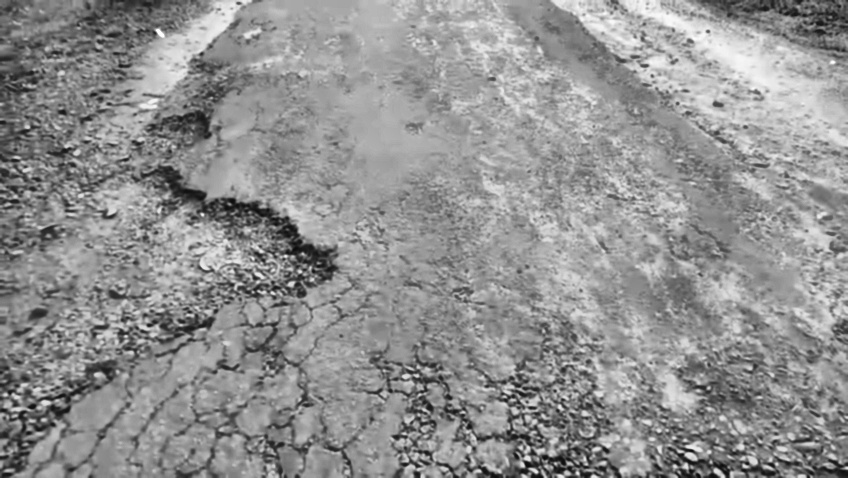
#> input picture Final_Enhanced/frame_100.jpg, 848 x 478 px, given as the content of the folder Frames_EdgeCracks/, which was not available
$ jupyter execute member2_segmentation.ipynb
#> lines starting #> are read from the running program, lines starting #| are printed output that depends on the picture; after the words box and inside, x2 and y2 are one past the last pixel; in counts of white or black regions, pixels touching at a corner belong together; pictures that were not available may be replaced by others from this repository, and a replacement may not be noted
[cell 1]
import cv2
import numpy as np
import matplotlib.pyplot as plt
import os

# Step 1: Set Up Folders

input_folder  = "Final_Enhanced/"
gt_folder     = "GroundTruth_EdgeCracks/"
output_folder = "Member2_Segmentation/"

os.makedirs(output_folder, exist_ok=True)

# Step 2: Read Edge Crack Frame Names

crack_input = "Frames_EdgeCracks/"

all_files = os.listdir(crack_input)

frame_files = []
for f in all_files:
    if f.endswith(".jpg"):
        frame_files.append(f)

# Sort by frame number
frame_files.sort(key=lambda x: int(x.split("_")[1].split(".")[0]))

print("Total edge crack frames found:", len(frame_files))

# Step 3: Check Which Frames Have Ground Truth Masks
# ---------------------------------------------------
# Supports both .jpg and .png ground truth mask files

frames_with_gt = []
for f in frame_files:
    gt_path_jpg = gt_folder + f
    gt_path_png = gt_folder + f.replace(".jpg", ".png")
    if os.path.exists(gt_path_jpg):
        frames_with_gt.append(f)
    elif os.path.exists(gt_path_png):
        frames_with_gt.append(f)

print("\nGT frames found:", frames_with_gt)
print("\nFrames with ground truth masks:", len(frames_with_gt))

if len(frames_with_gt) == 0:
    print("WARNING: No ground truth masks found in", gt_folder)
    for f in os.listdir(gt_folder):
        print("  ->", f)
    for f in frame_files:
        print("  ->", f)

# Step 4: Define Edge Crack Segmentation Function
# --------------------------------------------------------------
# This function takes one frame image and returns a binary mask
# where WHITE = detected edge crack region
#       BLACK = background / non-crack area

def segment_edge_cracks(img):

    H, W = img.shape[:2]

    # Convert to HSV for color-based filtering
    hsv  = cv2.cvtColor(img, cv2.COLOR_BGR2HSV)
    # Convert to grayscale for thresholding
    gray = cv2.cvtColor(img, cv2.COLOR_BGR2GRAY)

    # Focus on left edge zone only — edge cracks appear on left side of road
    left_width = int(W * 0.32)
    left_gray  = gray[:, :left_width]
    left_hsv   = hsv[:, :left_width]

    # Remove grass regions
    # Grass has green hue in HSV color space
    lower_green = np.array([25, 30, 30])
    upper_green = np.array([90, 255, 255])
    grass_mask  = cv2.inRange(left_hsv, lower_green, upper_green)

    # Remove bright sandy/soil off-road areas
    # Sandy areas are bright and have low saturation
    lower_sand  = np.array([0, 0, 180])
    upper_sand  = np.array([30, 50, 255])
    sand_mask   = cv2.inRange(left_hsv, lower_sand, upper_sand)

    # Combine grass and sand into one exclusion mask
    exclude_left = cv2.bitwise_or(grass_mask, sand_mask)

    # Gaussian Blur
    # Reduces road texture noise before thresholding
    blurred = cv2.GaussianBlur(left_gray, (7, 7), 0)

    # Adaptive Gaussian Thresholding
    # blockSize=51, C=10 works consistently across different lighting conditions
    # Detects dark crack regions relative to surrounding area
    binary = cv2.adaptiveThreshold(blurred, 255,
                                   cv2.ADAPTIVE_THRESH_GAUSSIAN_C,
                                   cv2.THRESH_BINARY_INV,
                                   51, 10)

    # Remove grass and sand pixels from the detected binary mask
    binary = cv2.bitwise_and(binary, cv2.bitwise_not(exclude_left))

    # Place left zone result back into full image size canvas
    binary_full = np.zeros((H, W), dtype=np.uint8)
    binary_full[:, :left_width] = binary

    #  Morphological Closing
    # Connects broken crack regions and fills gaps between fragments
    kernel_close = cv2.getStructuringElement(cv2.MORPH_ELLIPSE, (13, 13))
    closed = cv2.morphologyEx(binary_full, cv2.MORPH_CLOSE, kernel_close)

    #  Morphological Opening
    # Removes small noise dots that are not real cracks
    kernel_open = cv2.getStructuringElement(cv2.MORPH_ELLIPSE, (7, 7))
    cleaned = cv2.morphologyEx(closed, cv2.MORPH_OPEN, kernel_open)

    #  Fill Holes Inside Contours
    # Draws filled contours to remove black holes inside detected regions
    contours, _ = cv2.findContours(cleaned, cv2.RETR_EXTERNAL,
                                   cv2.CHAIN_APPROX_SIMPLE)
    filled = np.zeros_like(cleaned)
    for cnt in contours:
        cv2.drawContours(filled, [cnt], -1, 255, -1)

    #  Connected Components Filtering
    # Keep only large connected regions — minimum 800 pixels
    # This removes remaining small false positive dots
    num_labels, labels, stats, _ = cv2.connectedComponentsWithStats(filled)
    final_mask = np.zeros_like(filled)
    min_area   = 800

    for i in range(1, num_labels):
        area = stats[i, cv2.CC_STAT_AREA]
        if area >= min_area:
            final_mask[labels == i] = 255

    return final_mask

# Step 5: Test on First Frame - Check Output Visually

print("\nTesting on first frame...")

test_name = frame_files[0]
test_img  = cv2.imread(crack_input + test_name)
#> test_img is the input picture: shape (478, 848, 3); min 7, max 255, mean 145

if test_img is None:
    print("Could not read the first frame. Check the folder path.")
else:

    # Run each step separately for visualization
    gray = cv2.cvtColor(test_img, cv2.COLOR_BGR2GRAY)
    H, W = test_img.shape[:2]
    left_width = int(W * 0.32)
    left_gray  = gray[:, :left_width]
    blurred    = cv2.GaussianBlur(left_gray, (7, 7), 0)
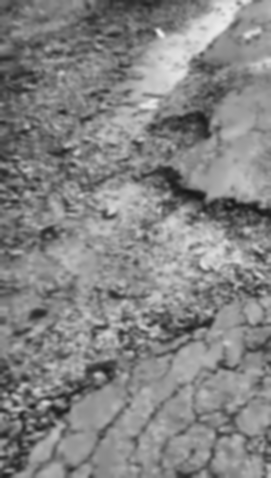
#> blurred: shape (478, 271); min 24, max 239, mean 132.3

    binary_left = cv2.adaptiveThreshold(blurred, 255,
                                        cv2.ADAPTIVE_THRESH_GAUSSIAN_C,
                                        cv2.THRESH_BINARY_INV,
                                        51, 10)
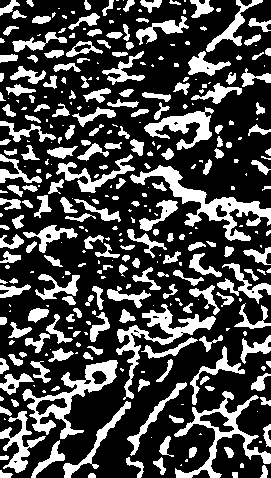
#> binary_left: shape (478, 271); 28.6% white; 345 white regions (137 under 20 px), largest, box (x1, y1, x2, y2) and area: (130, 165, 271, 241) 2349, (22, 360, 118, 439) 1941, (174, 391, 271, 478) 1727

    # Place into full image for visualization
    binary_full = np.zeros((H, W), dtype=np.uint8)
    binary_full[:, :left_width] = binary_left

    kernel_close = cv2.getStructuringElement(cv2.MORPH_ELLIPSE, (13, 13))
    closed = cv2.morphologyEx(binary_full, cv2.MORPH_CLOSE, kernel_close)
#> closed: shape (478, 848); 19.3% white; 19 white regions (14 under 20 px), largest, box (x1, y1, x2, y2) and area: (0, 0, 271, 478) 77417, (251, 148, 271, 175) 281, (246, 102, 271, 136) 222, (262, 185, 271, 191) 28, (226, 120, 234, 125) 25

    kernel_open = cv2.getStructuringElement(cv2.MORPH_ELLIPSE, (7, 7))
    cleaned = cv2.morphologyEx(closed, cv2.MORPH_OPEN, kernel_open)
#> cleaned: shape (478, 848); 18.5% white; 29 white regions, largest, box (x1, y1, x2, y2) and area: (0, 0, 271, 478) 65951, (220, 0, 271, 61) 1239, (209, 391, 245, 459) 1168

    # Get final result from function
    final_mask = segment_edge_cracks(test_img)
#> in segment_edge_cracks, `sand_mask   = cv2.inRange(left_hsv, lower_sand, upper_sand)`:
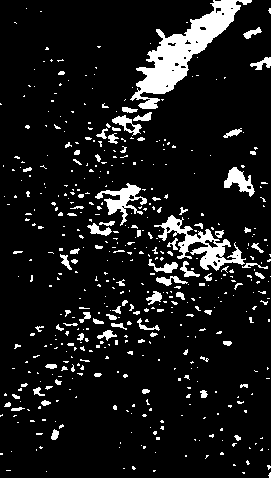
#> sand_mask: shape (478, 271); 9.8% white; 501 white regions (416 under 20 px), largest, box (x1, y1, x2, y2) and area: (130, 0, 252, 109) 3795, (154, 215, 246, 271) 1479, (95, 183, 147, 226) 721
#> in segment_edge_cracks, `contours, _ = cv2.findContours(cleaned, cv2.RETR_EXTERNAL, cv2.CHAIN_A..`: contours = 28 contours; largest, box (x1, y1, x2, y2) and area: (0, 0, 271, 478) 76348, (220, 0, 271, 61) 1338, (209, 391, 245, 459) 1082, (170, 356, 246, 399) 840, (242, 426, 271, 466) 666
#> the loop in segment_edge_cracks, `for cnt in contours:` made 28 passes
#> after the loop in segment_edge_cracks, `for cnt in contours:`:
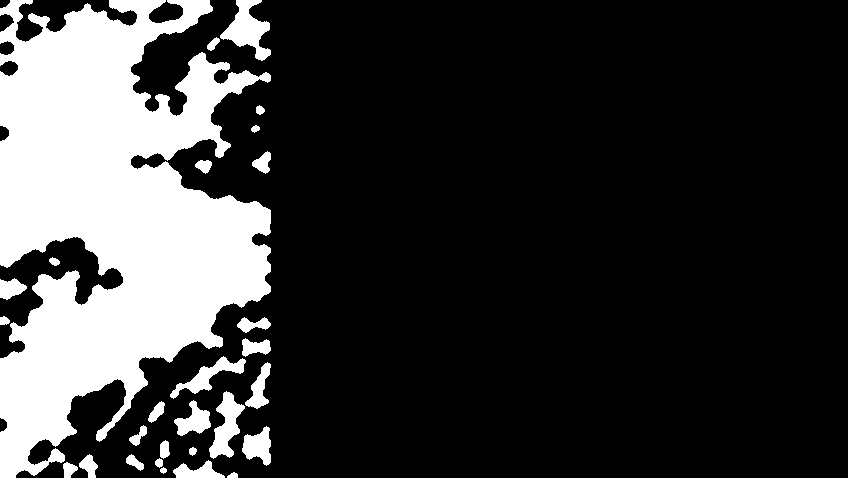
#> filled: shape (478, 848); 21.4% white; 28 white regions, largest, box (x1, y1, x2, y2) and area: (0, 0, 271, 478) 77785, (220, 0, 271, 61) 1440, (209, 391, 245, 459) 1168
#> in segment_edge_cracks, `num_labels, labels, stats, _ = cv2.connectedComponentsWithStats(filled)`:
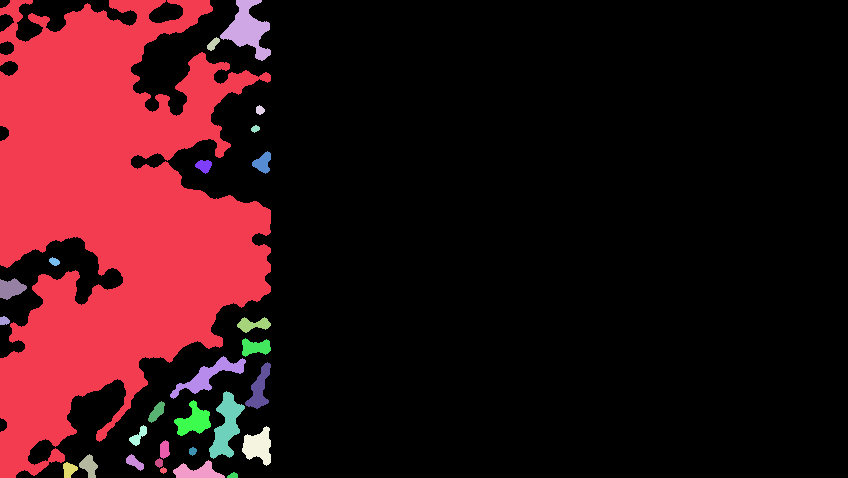
#> labels: shape (478, 848) int32; 29 distinct labels, from 0 to 28; one colour per label, 0 black
#> in segment_edge_cracks, `num_labels, labels, stats, _ = cv2.connectedComponentsWithStats(filled)`: num_labels = 29; stats = 29 rows, first 6: [0, 0, 848, 478, 318472], [0, 0, 271, 478, 77785], [220, 0, 51, 61, 1440], [207, 37, 13, 14, 98], [256, 105, 9, 10, 64], [251, 125, 9, 8, 48]
#> the loop in segment_edge_cracks, `for i in range(1, num_labels):` made 28 passes
#> area on passes 1 to 8: 77785, 1440, 98, 64, 48, 253, 158, 66
#> after the loop in segment_edge_cracks, `for i in range(1, num_labels):`:
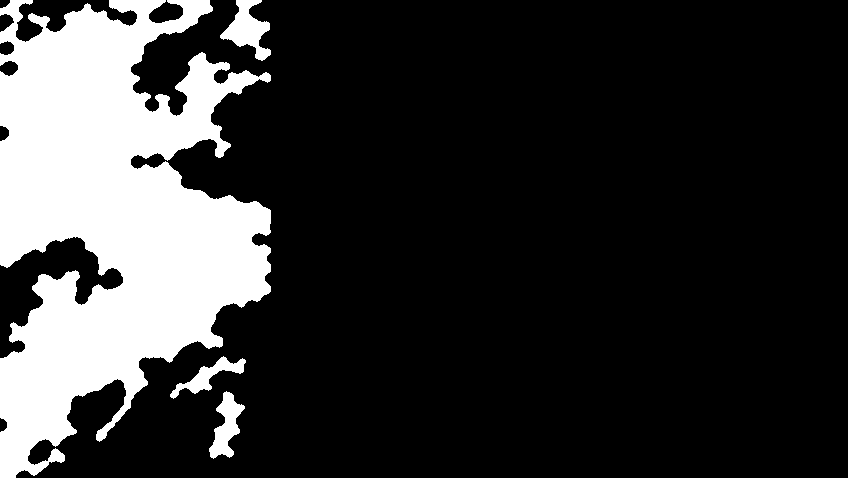
#> final_mask: shape (478, 848); 20.1% white; 4 white regions

    # Show all processing steps side by side
    plt.figure(figsize=(18, 3))

    plt.subplot(1, 5, 1)
    plt.imshow(cv2.cvtColor(test_img, cv2.COLOR_BGR2RGB))
    plt.title("Original Frame")
    plt.axis('off')

    plt.subplot(1, 5, 2)
    plt.imshow(gray, cmap='gray')
    plt.title("Grayscale")
    plt.axis('off')

    plt.subplot(1, 5, 3)
    plt.imshow(binary_full, cmap='gray')
    plt.title("Adaptive Threshold")
    plt.axis('off')

    plt.subplot(1, 5, 4)
    plt.imshow(cleaned, cmap='gray')
    plt.title("After Closing + Opening")
    plt.axis('off')

    plt.subplot(1, 5, 5)
    plt.imshow(final_mask, cmap='gray')
    plt.title("Final Mask")
    plt.axis('off')

    plt.suptitle("\n\n\nEdge Crack Segmentation - Step by Step (" + test_name + ")")
    plt.tight_layout()
    plt.savefig(output_folder + "test_steps_" + test_name)
    plt.show()

    print("Test done. Check the step-by-step image saved in", output_folder)

# Step 6: Process All Edge Crack Frames

print("\nProcessing all edge crack frames...")

for frame_name in frame_files:

    img = cv2.imread(crack_input + frame_name)

    if img is None:
        print("Could not read:", frame_name, "- Skipping.")
        continue

    # Run segmentation function
    final_mask = segment_edge_cracks(img)
#> the loop in segment_edge_cracks (call 2), `for cnt in contours:` made 28 passes
#> the loop in segment_edge_cracks (call 2), `for i in range(1, num_labels):` made 28 passes

    # Find contours of detected crack regions
    contours, _ = cv2.findContours(final_mask, cv2.RETR_EXTERNAL,
                                   cv2.CHAIN_APPROX_SIMPLE)
#> contours = 4 contours; box (x1, y1, x2, y2) and area: (0, 0, 271, 478) 76348, (220, 0, 271, 61) 1338, (209, 391, 245, 459) 1082, (170, 356, 246, 399) 840

    # Draw green contours on a copy of the original frame
    marked = img.copy()
    cv2.drawContours(marked, contours, -1, (0, 255, 0), 2)
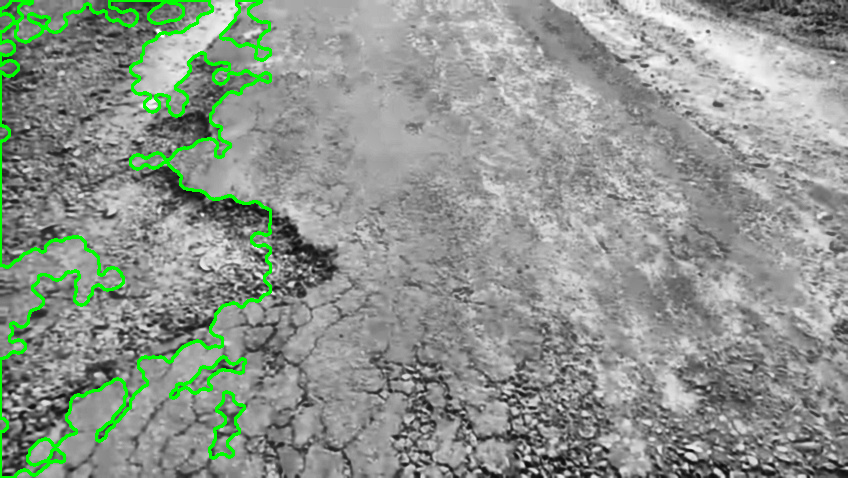
#> marked: shape (478, 848, 3); 3.11% of pixels changed, all inside (x1, y1, x2, y2) = (0, 0, 272, 478)

    # Save binary mask
    cv2.imwrite(output_folder + "mask_" + frame_name, final_mask)

    # Save marked frame with green crack outlines
    cv2.imwrite(output_folder + "marked_" + frame_name, marked)

    # Save side-by-side comparison: Enhanced | Mask | Marked
    enhanced_bgr = cv2.imread(input_folder + frame_name)
    if enhanced_bgr is None:
        enhanced_bgr = img

    mask_bgr   = cv2.cvtColor(final_mask, cv2.COLOR_GRAY2BGR)
#> mask_bgr: shape (478, 848, 3); 20.1% white; 4 white regions, box (x1, y1, x2, y2) and area: (0, 0, 271, 478) 77785, (220, 0, 271, 61) 1440, (209, 391, 245, 459) 1168, (170, 356, 246, 399) 933
    comparison = np.hstack((enhanced_bgr, mask_bgr, marked))
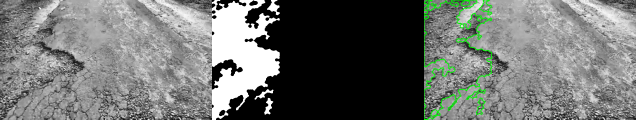
#> comparison: shape (478, 2544, 3) (shown at 1/4 size); mean B, G, R 112.5, 115.1, 112.5
    cv2.imwrite(output_folder + "comparison_" + frame_name, comparison)

print("Done. All outputs saved in:", output_folder)

# Step 7: Calculate Evaluation Metrics
# ---------------------------------------------------------
# Compare predicted mask against ground truth mask pixel by pixel
# TP = both predict crack and GT says crack
# FP = predict crack but GT says no crack
# FN = predict no crack but GT says crack
# TN = both predict no crack

print("\n\nEvaluation Metrics (Frames with Ground Truth)")
print(f"{'Frame':<20} {'Accuracy':>10} {'Precision':>10} {'Recall':>10} {'F1':>10} {'IoU':>10} {'Dice':>10}")
print("-" * 82)

results = []

for frame_name in frames_with_gt:

    img = cv2.imread(crack_input + frame_name)

    # Load ground truth mask — supports both .jpg and .png
    gt_path = gt_folder + frame_name
    if not os.path.exists(gt_path):
        gt_path = gt_folder + frame_name.replace(".jpg", ".png")
    gt_img = cv2.imread(gt_path, cv2.IMREAD_GRAYSCALE)

    if img is None or gt_img is None:
        print("Could not read:", frame_name, "- Skipping.")
        continue

    # Run segmentation
    final_mask = segment_edge_cracks(img)

    # Resize GT to match predicted mask size
    gt_img = cv2.resize(gt_img, (final_mask.shape[1], final_mask.shape[0]))

    # Convert both masks to binary (0 and 1)
    _, gt_bin   = cv2.threshold(gt_img,     127, 1, cv2.THRESH_BINARY)
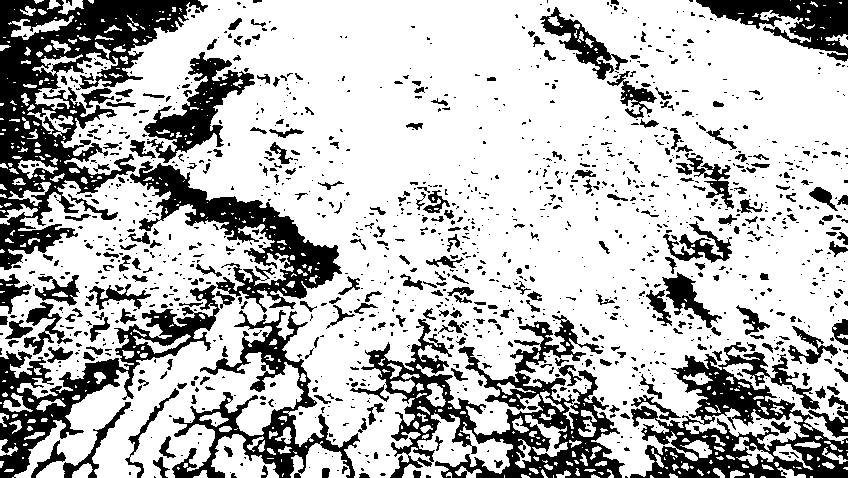
#> gt_bin: shape (478, 848); values 0 (black) and 1 (white), 72.7% white; 1347 black regions (1037 under 20 px), largest, box (x1, y1, x2, y2) and area: (0, 0, 208, 270) 19693, (361, 315, 625, 478) 14078, (630, 342, 848, 478) 11425
    _, pred_bin = cv2.threshold(final_mask, 127, 1, cv2.THRESH_BINARY)

    # Count TP, FP, FN, TN
    TP = int(np.sum((pred_bin == 1) & (gt_bin == 1)))
#> TP = 38010
    FP = int(np.sum((pred_bin == 1) & (gt_bin == 0)))
#> FP = 43316
    FN = int(np.sum((pred_bin == 0) & (gt_bin == 1)))
#> FN = 256535
    TN = int(np.sum((pred_bin == 0) & (gt_bin == 0)))
#> TN = 67483

    total    = TP + FP + FN + TN
#> total = 405344
    accuracy = (TP + TN) / total
#> accuracy = 0.26

    if (TP + FP) == 0:
        precision = 0.0
    else:
        precision = TP / (TP + FP)
#> precision = 0.467

    if (TP + FN) == 0:
        recall = 0.0
    else:
        recall = TP / (TP + FN)
#> recall = 0.129

    if (precision + recall) == 0:
        f1 = 0.0
    else:
        f1 = 2 * precision * recall / (precision + recall)
#> f1 = 0.202

    if (TP + FP + FN) == 0:
        iou = 0.0
    else:
        iou = TP / (TP + FP + FN)
#> iou = 0.113

    if (2 * TP + FP + FN) == 0:
        dice = 0.0
    else:
        dice = (2 * TP) / (2 * TP + FP + FN)
#> dice = 0.202

    results.append([frame_name, accuracy, precision, recall, f1, iou, dice])

    print(f"{frame_name:<20} {accuracy:>10.4f} {precision:>10.4f} {recall:>10.4f} {f1:>10.4f} {iou:>10.4f} {dice:>10.4f}")
#| frame_100.jpg            0.2603     0.4674     0.1290     0.2023     0.1125     0.2023

# Step 8: Calculate and Print Averages

avg_acc = 0
avg_pre = 0
avg_rec = 0
avg_f1  = 0
avg_iou = 0
avg_dic = 0

if len(results) > 0:

    total_acc = 0
    total_pre = 0
    total_rec = 0
    total_f1  = 0
    total_iou = 0
    total_dic = 0

    for r in results:
        total_acc = total_acc + r[1]
        total_pre = total_pre + r[2]
        total_rec = total_rec + r[3]
        total_f1  = total_f1  + r[4]
        total_iou = total_iou + r[5]
        total_dic = total_dic + r[6]
#> this loop made 1 pass
#> (r, total_acc, total_pre, total_rec, total_f1, total_iou, total_dic) on pass 1: (['frame_100.jpg', 0.26, 0.467, 0.129, 0.202, 0.113, 0.202], 0.26, 0.467, 0.129, 0.202, 0.113, 0.202)
#> after the loop, total_acc = 0.26; total_dic = 0.202; total_f1 = 0.202; total_iou = 0.113; total_pre = 0.467; total_rec = 0.129

    count = len(results)
#> count = 1

    avg_acc = total_acc / count
#> avg_acc = 0.26
    avg_pre = total_pre / count
#> avg_pre = 0.467
    avg_rec = total_rec / count
#> avg_rec = 0.129
    avg_f1  = total_f1  / count
#> avg_f1 = 0.202
    avg_iou = total_iou / count
#> avg_iou = 0.113
    avg_dic = total_dic / count
#> avg_dic = 0.202

    print("-" * 82)
    print(f"{'AVERAGE':<20} {avg_acc:>10.4f} {avg_pre:>10.4f} {avg_rec:>10.4f} {avg_f1:>10.4f} {avg_iou:>10.4f} {avg_dic:>10.4f}")
#| AVERAGE                  0.2603     0.4674     0.1290     0.2023     0.1125     0.2023
    print("-" * 82)

else:
    print("No ground truth results to average.")

# Step 9: Save All Metrics to a Text File
# --------------------------------------------------
# Always creates the file even if no ground truth masks found

os.makedirs(output_folder, exist_ok=True)

result_file = open(output_folder + "edgecrack_metrics.txt", "w")
result_file.write("Edge Crack Segmentation - Evaluation Results\n")
result_file.write("Degradation Type: Edge Crack\n")
result_file.write("Total frames tested: " + str(len(frame_files)) + "\n")
result_file.write("Frames with ground truth: " + str(len(results)) + "\n")
result_file.write("-" * 82 + "\n")
result_file.write(f"{'Frame':<20} {'Accuracy':>10} {'Precision':>10} {'Recall':>10} {'F1':>10} {'IoU':>10} {'Dice':>10}\n")
result_file.write("-" * 82 + "\n")

if len(results) > 0:
    for r in results:
        result_file.write(f"{r[0]:<20} {r[1]:>10.4f} {r[2]:>10.4f} {r[3]:>10.4f} {r[4]:>10.4f} {r[5]:>10.4f} {r[6]:>10.4f}\n")
#> this loop made 1 pass
#> r on pass 1: ['frame_100.jpg', 0.26, 0.467, 0.129, 0.202, 0.113, 0.202]
    result_file.write("-" * 82 + "\n")
    result_file.write(f"{'AVERAGE':<20} {avg_acc:>10.4f} {avg_pre:>10.4f} {avg_rec:>10.4f} {avg_f1:>10.4f} {avg_iou:>10.4f} {avg_dic:>10.4f}\n")
    result_file.write("-" * 82 + "\n")
else:
    result_file.write("No ground truth masks found. Add masks to GroundTruth_EdgeCracks/\n")

result_file.close()

print("\nMetrics saved to:", output_folder + "edgecrack_metrics.txt")

# Step 10: Save a Clean Visual Example for the Report

example_name = frame_files[0]
img_enhanced = cv2.imread(input_folder + example_name)
img_marked   = cv2.imread(output_folder + "marked_" + example_name)
img_mask     = cv2.imread(output_folder + "mask_"   + example_name, cv2.IMREAD_GRAYSCALE)

# Fall back to original frame if enhanced not available
if img_enhanced is None:
    img_enhanced = cv2.imread(crack_input + example_name)

if img_enhanced is not None and img_marked is not None and img_mask is not None:

    plt.figure(figsize=(12, 4))

    plt.subplot(1, 3, 1)
    plt.imshow(cv2.cvtColor(img_enhanced, cv2.COLOR_BGR2RGB))
    plt.title("Enhanced Frame (Input)")
    plt.axis('off')

    plt.subplot(1, 3, 2)
    plt.imshow(img_mask, cmap='gray')
    plt.title("Segmentation Mask")
    plt.axis('off')

    plt.subplot(1, 3, 3)
    plt.imshow(cv2.cvtColor(img_marked, cv2.COLOR_BGR2RGB))
    plt.title("Marked Output - Edge Cracks")
    plt.axis('off')

    plt.suptitle("\n\nEdge Crack Segmentation - Final Result Example")
    plt.tight_layout()
    plt.savefig(output_folder + "report_example.jpg")
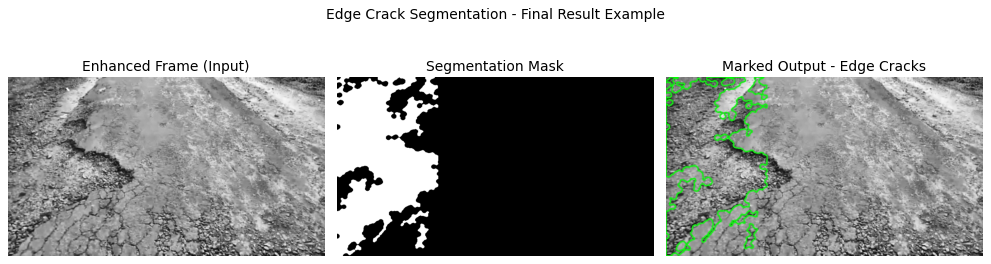
#> figure drawn by matplotlib, 3 panels
    plt.show()

    print("Report example image saved:", output_folder + "report_example.jpg")

print("\nCheck the folder:", output_folder)
print("Files saved:")
print("  mask_*.jpg             - Binary segmentation masks")
print("  marked_*.jpg           - Frames with edge cracks highlighted in green")
print("  comparison_*.jpg       - Side by side: Enhanced | Mask | Marked")
print("  test_steps_*.jpg       - Step by step processing stages")
print("  report_example.jpg     - Clean 3-panel image for the report")
print("  edgecrack_metrics.txt  - Accuracy, Precision, Recall, F1, IoU, Dice")
